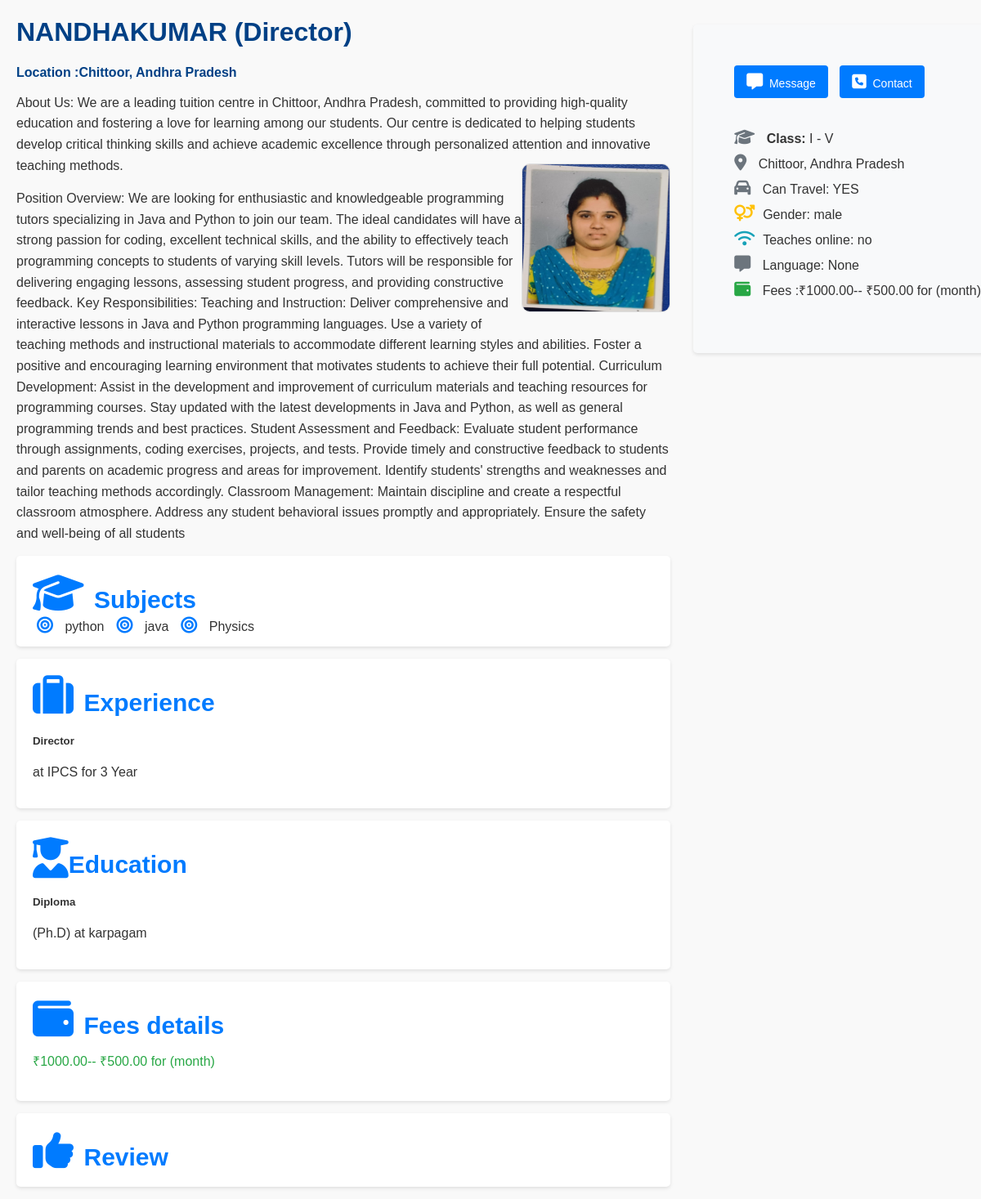
Screenshot of /myprofile/nandhakumar.2001830@gmail.com with the database file from the repository.
### kovai_app/models.py (models this page shows, shortened)
class TutorRegistration(models.Model):
    GENDER_CHOICES = [
        ('male', 'Male'),
        ('female', 'Female'),
    ]
    TEACHING_TYPES = [
        ('individual_teaching', 'Individual Teaching'),
        ('teaching_company', 'Teaching Company'),
    ]
    DEGREE_TYPES = [
        ('Secondary', 'Secondary'),
        ('Higher_Secondary', 'Higher Secondary'),
        ('Diploma', 'Diploma'),
        ('Graduation', 'Graduation'),
        ('AdvancedDiploma', 'Advanced Diploma'),
        ('PostGraduation', 'Post Graduation'),
        ('Doctorate/PhD', 'Doctorate/PhD'),
        ('Certification', 'Certification'),
        ('Other', 'Other'),
    ]
    ASSOCIATION_CHOICES = [
        ('parttime', 'Part time'),
        ('fulltime', 'Full time'),
        ('Correspondence', 'Correspondence / Distance Learning'),
    ]
    FEE_CHOICES = [
        ('per_hour', 'per hour'),
        ('per_month', 'per month'),
        ('per_year', 'per year'),
    ]
    INTEREST_CHOICES = [
        ('online_teaching', 'Online teaching'),
        ('offline_teaching', 'Offline teaching'),
        ('full_time', 'Full Time'),
        ('part_time', 'Part Time'),
        ('both', 'Both'),
    ]
    name = models.CharField(max_length=255)
    email = models.EmailField()
    password = models.CharField(max_length=255)
    confirm_password = models.CharField(max_length=255)
    types = models.CharField(max_length=50, choices=TEACHING_TYPES, null=True, blank=True)
    strength = models.CharField(max_length=255, null=True, blank=True)
    gender = models.CharField(max_length=10, choices=GENDER_CHOICES, null=True, blank=True)
    date_of_birth = models.DateField(null=True, blank=True)
    language = models.CharField(max_length=50, choices=TEACHING_TYPES, null=True, blank=True)
    language_two=models.CharField(max_length=50, choices=TEACHING_TYPES, null=True, blank=True)
    language_three=models.CharField(max_length=50, choices=TEACHING_TYPES, null=True, blank=True)
    language_four=models.CharField(max_length=50, choices=TEACHING_TYPES, null=True, blank=True)
    language_five=models.CharField(max_length=50, choices=TEACHING_TYPES, null=True, blank=True)
    location = models.CharField(max_length=255, null=True, blank=True)
    post_code = models.CharField(max_length=20, null=True, blank=True)
    subject = models.CharField(max_length=255, null=True, blank=True)
    from_level = models.CharField(max_length=255, null=True, blank=True)
    institution_name = models.CharField(max_length=255, null=True, blank=True)
    degree_type = models.CharField(max_length=50, choices=DEGREE_TYPES, null=True, blank=True)
    degree_name = models.CharField(max_length=255, null=True, blank=True)
    specialisation= models.CharField(max_length=255, null=True, blank=True)
    institution_name_two = models.CharField(max_length=255, null=True, blank=True)
    institution_name_three = models.CharField(max_length=255, null=True, blank=True)
    institution_name_four = models.CharField(max_length=255, null=True, blank=True)
    institution_name_five = models.CharField(max_length=255, null=True, blank=True)
    degree_type_two = models.CharField(max_length=50, choices=DEGREE_TYPES, null=True, blank=True)
    degree_name_two = models.CharField(max_length=255, null=True, blank=True)
    degree_type_three = models.CharField(max_length=50, choices=DEGREE_TYPES, null=True, blank=True)
    degree_name_three = models.CharField(max_length=255, null=True, blank=True)
    degree_type_four = models.CharField(max_length=50, choices=DEGREE_TYPES, null=True, blank=True)
    degree_name_four = models.CharField(max_length=255, null=True, blank=True)
    degree_type_five = models.CharField(max_length=50, choices=DEGREE_TYPES, null=True, blank=True)
    degree_name_five = models.CharField(max_length=255, null=True, blank=True)
    specialisation_two= models.CharField(max_length=255, null=True, blank=True)
    specialisation_three= models.CharField(max_length=255, null=True, blank=True)
    specialisation_four= models.CharField(max_length=255, null=True, blank=True)
    specialisation_five= models.CharField(max_length=255, null=True, blank=True)
    company_name = models.CharField(max_length=255, null=True, blank=True)
    job_roll = models.CharField(max_length=255, null=True, blank=True)
    company_name_two = models.CharField(max_length=255, null=True, blank=True)
    job_roll_two = models.CharField(max_length=255, null=True, blank=True)
    company_name_three = models.CharField(max_length=255, null=True, blank=True)
    job_roll_three = models.CharField(max_length=255, null=True, blank=True)
    company_name_four = models.CharField(max_length=255, null=True, blank=True)
    job_roll_four = models.CharField(max_length=255, null=True, blank=True)
    company_name_five = models.CharField(max_length=255, null=True, blank=True)
    job_roll_five = models.CharField(max_length=255, null=True, blank=True)
    year_of_experience=models.CharField(max_length=255, null=True, blank=True)
    year_of_experience_two=models.CharField(max_length=255, null=True, blank=True)
    year_of_experience_three=models.CharField(max_length=255, null=True, blank=True)
    year_of_experience_four=models.CharField(max_length=255, null=True, blank=True)
    year_of_experience_five=models.CharField(max_length=255, null=True, blank=True)
    i_charge = models.CharField(max_length=20, choices=FEE_CHOICES, null=True, blank=True)
    min_fee = models.DecimalField(max_digits=10, decimal_places=2, null=True, blank=True)
    max_fee = models.DecimalField(max_digits=10, decimal_places=2, null=True, blank=True)
    classes = models.CharField(max_length=20, choices=FEE_CHOICES, null=True, blank=True)
    other_subject = models.CharField(max_length=20, choices=FEE_CHOICES, null=True, blank=True)
    language_subject = models.CharField(max_length=20, choices=FEE_CHOICES, null=True, blank=True)
    curriculum= models.CharField(max_length=20, choices=FEE_CHOICES, null=True, blank=True)
    willing_to_travel = models.CharField(
        max_length=3,
        choices=[('yes', 'Yes'), ('no', 'No')],
        default='no',
        null=True,
        blank=True
    )
    available_for_online_teaching = models.CharField(
        max_length=3,
        choices=[('yes', 'Yes'), ('no', 'No')],
        default='no',
        null=True,
        blank=True
    )
    help_with_homework = models.CharField(
        max_length=3,
        choices=[('yes', 'Yes'), ('no', 'No')],
        default='no',
        null=True,
        blank=True
    )
    full_time_teacher = models.CharField(
        max_length=3,
        choices=[('yes', 'Yes'), ('no', 'No')],
        default='no',
        null=True,
        blank=True
    )
    interested_in = models.CharField(max_length=20, choices=INTEREST_CHOICES, null=True, blank=True)
    s_profile_description = models.TextField(null=True, blank=True)
    profile_description = models.TextField(null=True, blank=True)
    id_proof = models.ImageField(upload_to=upload_to, null=True, blank=True)
    profile_photo = models.ImageField(upload_to=upload_to,null=True)
    phone = models.CharField(max_length=15 ,null=True, blank=True)
    email_otp=models.BigIntegerField(null=True,blank=True)
    filename=models.CharField(max_length=500, choices=INTEREST_CHOICES, null=True, blank=True)
    coin=models.IntegerField(null=True, blank=True)
    review=models.IntegerField(null=True, blank=True)

### kovai_app/views.py (the view)
# urls.py: path('myprofile/<email>',views.myprofile, name='myprofile'),
def myprofile(request,email):
    tutor = TutorRegistration.objects.filter(email=email).values()
    first=TutorRegistration.objects.filter(email=email).first()
    p={"all":tutor,"name":first.name,"roll":first.job_roll,"first":first}
    return render(request,"h_myprofile.html",p)

### kovai_app/templatetags/custom_filters.py (called while the page is built)
@register.filter
def parse_subjects(value):
    try:
        return ast.literal_eval(value)
    except (ValueError, SyntaxError):
        return value  # Return the original value if parsing fails

### kovai_app/templates/h_myprofile.html (shortened to what this page needs)
<!DOCTYPE html>
{% load static %}
{% load custom_filters %}
<html lang="en">
<head>
    <link rel="stylesheet" href="https://cdnjs.cloudflare.com/ajax/libs/font-awesome/6.6.0/css/all.min.css" />
</head>
<body>
  <div class="main" id="main">
  <h1> {{ name|upper}}  ({{roll}})</h1>
  <h4>Location :{{first.location}}</h4>
  <p>About Us:
    We are a leading tuition centre in {{first.location}}, committed to providing high-quality education and fostering a
     love for learning among our students. Our centre is dedicated
    to helping students develop critical thinking skills and achieve academic excellence through personalized attention and innovative teaching methods.
    {% for i  in all %}
    {% if i.filename %}
     <img src="{% static i.filename %}" height="180px"  width="180px"  alt="Profile Image">
     {% endif %}
    {% endfor %}
    </p>
    <p>Position Overview:
      We are looking for enthusiastic and knowledgeable programming tutors specializing in Java and Python to join our team.
      The ideal candidates will have a strong passion for coding, excellent technical skills, and the ability to effectively teach programming concepts to students of varying skill levels.
       Tutors will be responsible for delivering engaging lessons, assessing student progress, and providing constructive feedback.
      Key Responsibilities:
      Teaching and Instruction:
      Deliver comprehensive and interactive lessons in Java and Python programming languages.
      Use a variety of teaching methods and instructional materials to accommodate different learning styles and abilities.
      Foster a positive and encouraging learning environment that motivates students to achieve their full potential.
      Curriculum Development:
      Assist in the development and improvement of curriculum materials and teaching resources for programming courses.
      Stay updated with the latest developments in Java and Python, as well as general programming trends and best practices.
      Student Assessment and Feedback:
      Evaluate student performance through assignments, coding exercises, projects, and tests.
      Provide timely and constructive feedback to students and parents on academic progress and areas for improvement.
      Identify students' strengths and weaknesses and tailor teaching methods accordingly.
      Classroom Management:
      Maintain discipline and create a respectful classroom atmosphere.
      Address any student behavioral issues promptly and appropriately.
      Ensure the safety and well-being of all students</p>
      <div class="subject">
        <i class="fa-solid fa-graduation-cap" style="font-size: 50px;"> <span style="font-size: 30px; font-family: Arial, Helvetica, sans-serif;">Subjects</span></i>
        <ul class="c_sub">
          {% for i in all %}
          {% for subject in i.subject|parse_subjects %}
              <li class="subject-item"><i class="fa-solid fa-bullseye"></i> {{ subject }}</li>
          {% endfor %}
          {% endfor %}
      </ul>
      </div>
      <div class="experience">
        <i class="fa-solid fa-suitcase" style="font-size: 50px;"> <span style="font-size:30px ; font-family: Arial, Helvetica, sans-serif;">Experience</span></i>
        {% for i in all %}
        {% if i.company_name %}
        <p><h5>{{i.job_roll}}</h5>at {{i.company_name}} for {{i.year_of_experience}} Year</p>
        {% endif %}
        {% endfor %}
      </div>
      <div class="education">
        <i class="fa-solid fa-user-graduate" style="font-size: 50px;"><span style="font-size:30px ; font-family: Arial, Helvetica, sans-serif;">Education</span></i>
        {% for i in all %}
        {% if i.institution_name %}
        <p><h5>{{i.degree_type}}</h5>({{i.degree_name}}) at {{i.institution_name}}</p>
        {% endif %}
        {% endfor %}
      </div>
      <div class="fees">
        <i class="fa-solid fa-wallet" style="font-size: 50px;"> <span style="font-size:30px ; font-family: Arial, Helvetica, sans-serif;">Fees details</span></i>
        {% for i in all %}
        {% if i.min_fee %}
        <p>₹{{i.min_fee}}-- ₹{{i.max_fee}} for ({{i.i_charge}})</p>
        {% endif %}
        {% endfor %}
      </div>
      <div class="review">
        <i class="fa-solid fa-thumbs-up"  style="font-size: 50px;"> <span style="font-size:30px ; font-family: Arial, Helvetica, sans-serif;">Review</span></i>
      </div>
  </div>
      <div class="detail" id="main">
        <button><a  href="/stu_login"><i class="fa-solid fa-message" style="font-size: 20px;"></i>&nbsp;&nbsp;Message</a></button>
        <button ><a href="/stu_login"><i class="fa-solid fa-square-phone" style="font-size: 20px;"></i>&nbsp;&nbsp;Contact</a></button><br> <br>
        <ul>
          <li> <i class="fa-solid fa-graduation-cap" style="font-size: 20px; "></i>
            <strong>Class: </strong>{{first.classes}} </li>
          <li><i class="fa-solid fa-location-dot" style="font-size: 20px;"></i> {{first.location}}</li>
          {% for i in all %}
          {% if i.willing_to_travel %}
          <li><i class="fa-solid fa-car" style="font-size: 20px;"></i> Can Travel: {{i.willing_to_travel|upper}}</li>
      <li><i class="fa-solid fa-venus-mars"></i>Gender: {{i.gender}}</li>
      <li><i class="fa-solid fa-wifi"></i>Teaches online: {{i.available_for_online_teaching }} </li>
      <li><i class="fa-solid fa-message"></i>  Language: {{i.language}}</li>
      <li><i class="fa-solid fa-wallet"></i>  Fees :₹{{i.min_fee}}-- ₹{{i.max_fee}} for ({{i.i_charge}})</li>
      {% endif %}
      {% endfor %}
        </ul>
      </div>
</body>
</html>

### kovai_app/templates/h_myprofile.html (style rules this page uses)
body { font-family: 'Arial', sans-serif; background-color: #f9f9f9; margin: 0; padding: 0; color: #333; }
h1, h4 { color: #004085; }
p { line-height: 1.6; margin: 15px 0; }
.subject, .experience, .education, .fees, .review { background-color: #fff; padding: 20px; margin: 15px 0; border-radius: 5px; box-shadow: 0 2px 4px rgba(0, 0, 0, 0.1); }
.subject i, .experience i, .education i, .fees i, .review i { color: #007bff; margin-right: 10px; }
h4 { margin: 10px 0; }
.fees p { color: #28a745; }
img { display: block; margin: 20px auto; border-radius: 10px; border: 1px solid #ddd; margin-top: 10px; float: right; }
i { font-size: 20px; }
.detail { background-color: #f8f9fa; padding: 20px; border-radius: 5px; box-shadow: 0 2px 4px rgba(0, 0, 0, 0.1); position: fixed; right: -50px; top: 30px; padding: 50px; }
.main { width: 800px; margin-left: 20px; }
.detail button { background-color: #007bff; border: none; padding: 10px 15px; color: #fff; border-radius: 4px; cursor: pointer; margin-right: 10px; }
.detail button a { color: #fff; text-decoration: none; font-size: 14px; }
.detail ul { list-style: none; padding: 0; margin-top: 20px; }
.detail ul li { margin-bottom: 10px; font-size: 16px; }
.detail ul li i { margin-right: 10px; color: #6c757d; }
.detail ul li i.fa-book, .detail ul li i.fa-wallet { color: #28a745; }
.detail ul li i.fa-wifi { color: #17a2b8; }
.detail ul li i.fa-venus-mars { color: #ffc107; }
.c_sub { display: flex; flex-wrap: wrap; padding: 0; list-style: none; margin: 0; position: relative; left: 5px; top: 5px; gap: 15px; }

### rows the page displays
TutorRegistration: name "NANDHAKUMAR", job_roll "Director", location "Chittoor, Andhra Pradesh", filename (picture), subject "python" "java" "Physics", company_name "IPCS", year_of_experience "3", degree_type "Diploma", degree_name "Ph.D", institution_name "karpagam", min_fee "1000.00", max_fee "500.00", i_charge "month", classes "I - V", willing_to_travel "YES", gender "male", available_for_online_teaching "no", language "None"
